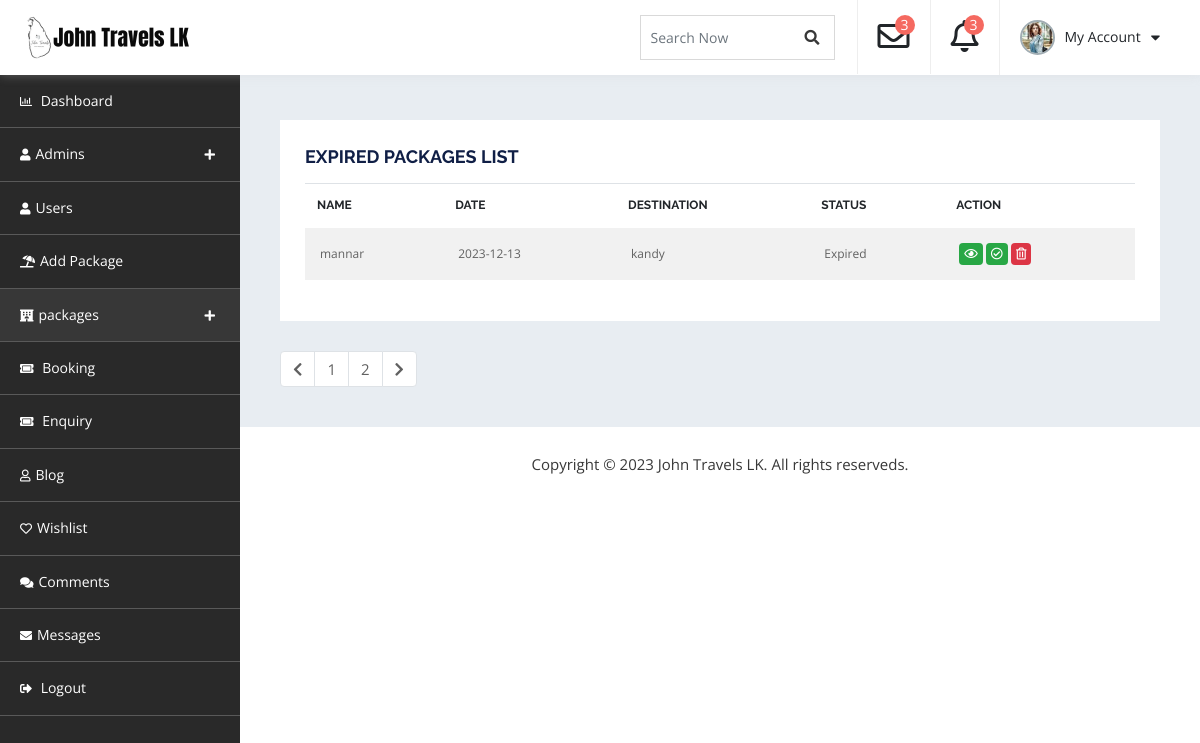
The app's page /admin_dashboard/db-package-expired.php, older data.
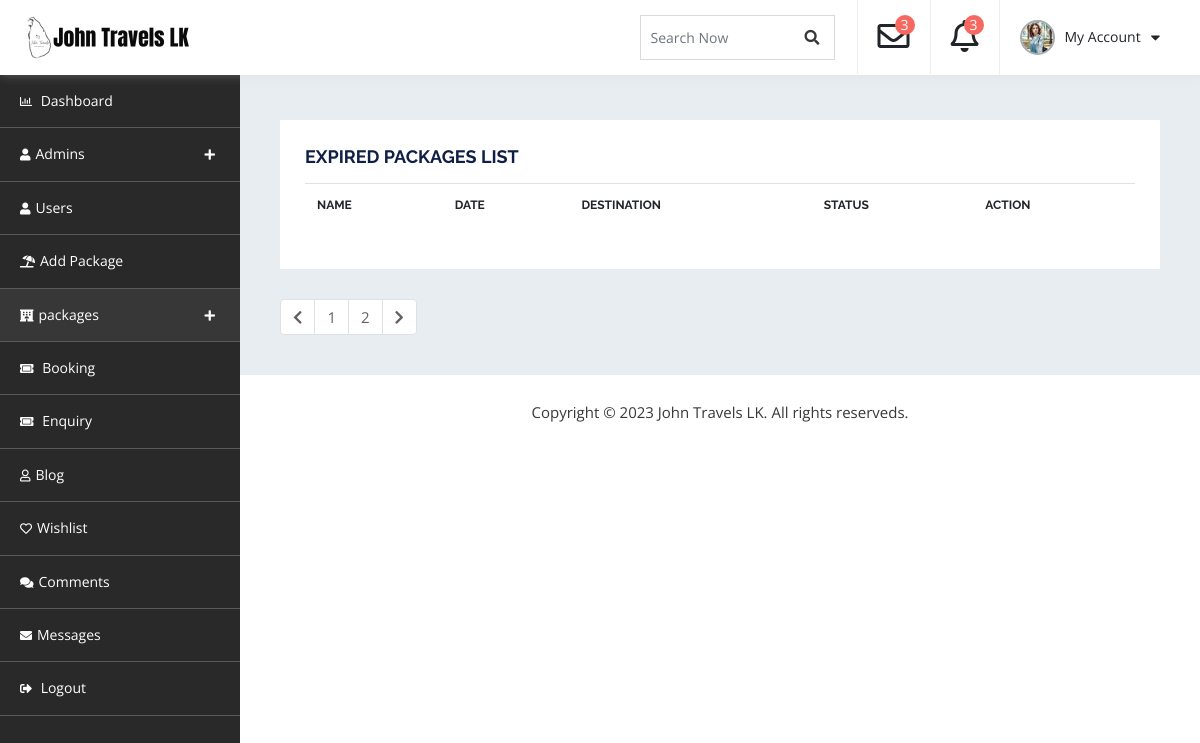
The same page, newer data.
### tables this page shows
CREATE TABLE `package` (
  `Pack_Id` int(11) NOT NULL,
  `Pack_title` varchar(255) NOT NULL,
  `Pack_img` varchar(256) NOT NULL,
  `Description` varchar(255) NOT NULL,
  `Location` varchar(256) NOT NULL,
  `Place_one` varchar(256) NOT NULL,
  `Place_two` varchar(256) NOT NULL,
  `Place_three` varchar(256) NOT NULL,
  `Place_four` varchar(256) NOT NULL,
  `Group_size` int(11) NOT NULL,
  `Days` int(11) NOT NULL,
  `Night` int(11) NOT NULL,
  `Sale_price` int(11) NOT NULL,
  `Reqular_price` int(11) NOT NULL,
  `Discount` int(11) NOT NULL,
  `Category` varchar(255) NOT NULL,
  `Map` varchar(255) NOT NULL,
  `Api_key` varchar(255) NOT NULL,
  `Popular` varchar(255) NOT NULL,
  `Status` varchar(255) NOT NULL DEFAULT 'pending',
  `Trip_date` date NOT NULL,
  `Wish` varchar(255) NOT NULL
);

### admin_dashboard/db-package-expired.php (the view, shortened to what the changed rows need)
<!doctype html>
<html lang="en">
   <head>
      <link rel="stylesheet" href="assets/css/bootstrap.min.css" media="all">
      <link rel="stylesheet" type="text/css" href="assets/css/all.min.css">
      <link rel="stylesheet" type="text/css" href="style.css">
</head>
<body>
    <div id="container-wrapper">
        <div id="dashboard" class="dashboard-container">
            <div class="dashboard-header sticky-header">
                <div class="content-left  logo-section pull-left">
                    <h1><a href="../index.php"><img src="assets/images/logo.png" alt=""></a></h1>
                </div>
            </div>
            <div class="db-info-wrap db-package-wrap">
                <div class="dashboard-box table-opp-color-box">
                            <div class="table-responsive">
                                <table class="table">
                                    <thead>
                                        <tr>
                                            <th>Name</th>
                                            <th>Date</th>
                                            <th>Destination</th>
                                            <th>status</th>
                                            <th>action</th>
                                        </tr>
                                    </thead>
                                    <?php
                                    include "db-connection.php";
                                    $result = mysqli_query($conn,"SELECT * FROM package WHERE Status = 'Expired'");
                                    ?>
                                    <tbody>
                                        <?php
                                    while($row = $result->fetch_assoc()) {
                                        ?>
                                        <tr>
                                        <?php
                                            echo'<td>'.$row["Pack_title"].'</td>';
                                            echo'<td>'.$row["Trip_date"].'</td>';
                                            echo'<td>'.$row["Location"].'</td>';
                                            echo'<td>'.$row["Status"].'</td>';
                                            ?>
                                            <td>
                                                <span class="badge badge-success"><i class="far fa-eye"></i></span>
                                                <span class="badge badge-success"><i class="far fa-check-circle"></i></span>
                                                <span class="badge badge-danger"><i class="far fa-trash-alt"></i></span>
                                            </td>
                                        </tr>
                                        <?php
                                    }
                                        ?>
                                    </tbody>
                                </table>
                            </div>
                            </div>
            </div>
        </div>
    </div>
</body>
</html>

Row changes from the older to the newer data that the page shows:
removed package: Pack_title "mannar", Trip_date "2023-12-13", Location "kandy", Status "Expired"
